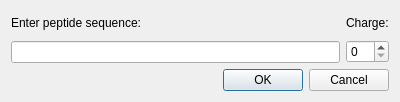
<ui version="4.0" >
 <class>TheoreticalSpectrumGenerationDialogTemplate</class>
 <widget class="QDialog" name="TheoreticalSpectrumGenerationDialogTemplate" >
  <property name="geometry" >
   <rect>
    <x>0</x>
    <y>0</y>
    <width>400</width>
    <height>102</height>
   </rect>
  </property>
  <property name="windowTitle" >
   <string>Generate theoretical spectrum</string>
  </property>
  <layout class="QVBoxLayout" name="verticalLayout_3" >
   <item>
    <layout class="QHBoxLayout" name="horizontalLayout" >
     <item>
      <layout class="QVBoxLayout" name="verticalLayout" >
       <item>
        <widget class="QLabel" name="enter_seq_label" >
         <property name="text" >
          <string>Enter peptide sequence:</string>
         </property>
        </widget>
       </item>
       <item>
        <widget class="QLineEdit" name="line_edit" />
       </item>
      </layout>
     </item>
     <item>
      <layout class="QVBoxLayout" name="verticalLayout_2" >
       <item>
        <widget class="QLabel" name="spin_label" >
         <property name="text" >
          <string>Charge:</string>
         </property>
        </widget>
       </item>
       <item>
        <widget class="QSpinBox" name="spin_box" />
       </item>
      </layout>
     </item>
    </layout>
   </item>
   <item>
    <widget class="QDialogButtonBox" name="button_box" >
     <property name="orientation" >
      <enum>Qt::Horizontal</enum>
     </property>
     <property name="standardButtons" >
      <set>QDialogButtonBox::Cancel|QDialogButtonBox::Ok</set>
     </property>
    </widget>
   </item>
  </layout>
 </widget>
 <resources/>
 <connections>
  <connection>
   <sender>button_box</sender>
   <signal>accepted()</signal>
   <receiver>TheoreticalSpectrumGenerationDialogTemplate</receiver>
   <slot>accept()</slot>
   <hints>
    <hint type="sourcelabel" >
     <x>248</x>
     <y>254</y>
    </hint>
    <hint type="destinationlabel" >
     <x>157</x>
     <y>274</y>
    </hint>
   </hints>
  </connection>
  <connection>
   <sender>button_box</sender>
   <signal>rejected()</signal>
   <receiver>TheoreticalSpectrumGenerationDialogTemplate</receiver>
   <slot>reject()</slot>
   <hints>
    <hint type="sourcelabel" >
     <x>316</x>
     <y>260</y>
    </hint>
    <hint type="destinationlabel" >
     <x>286</x>
     <y>274</y>
    </hint>
   </hints>
  </connection>
 </connections>
</ui>
